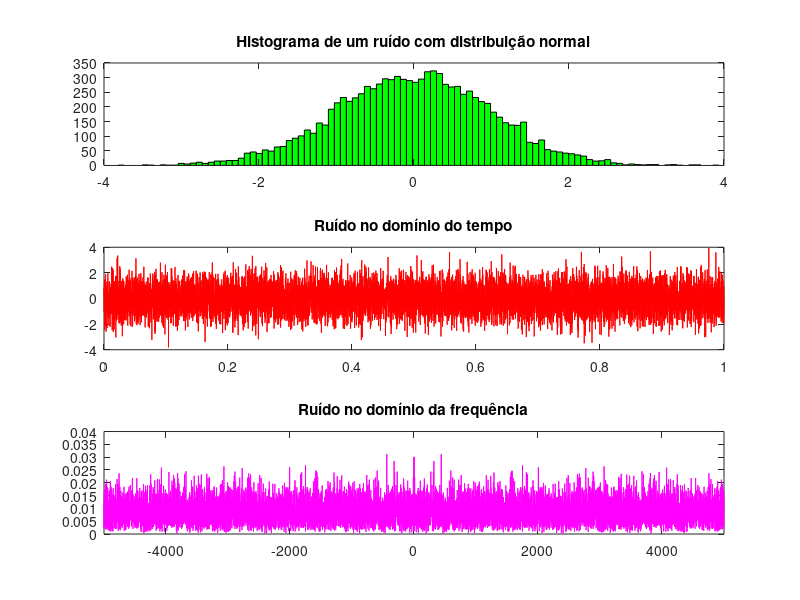
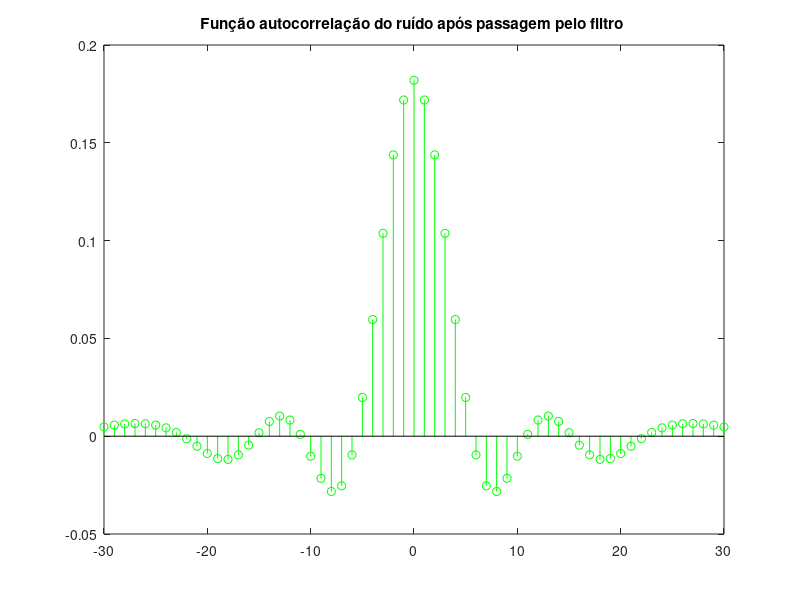
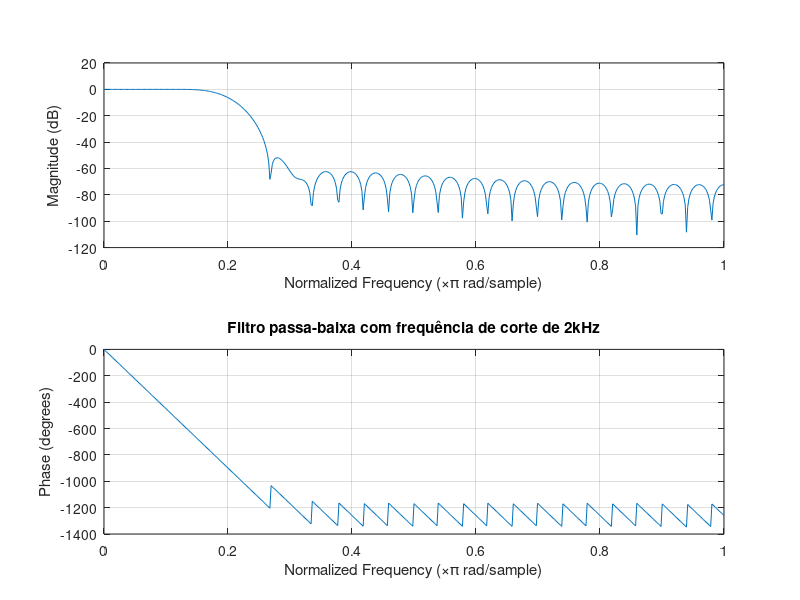
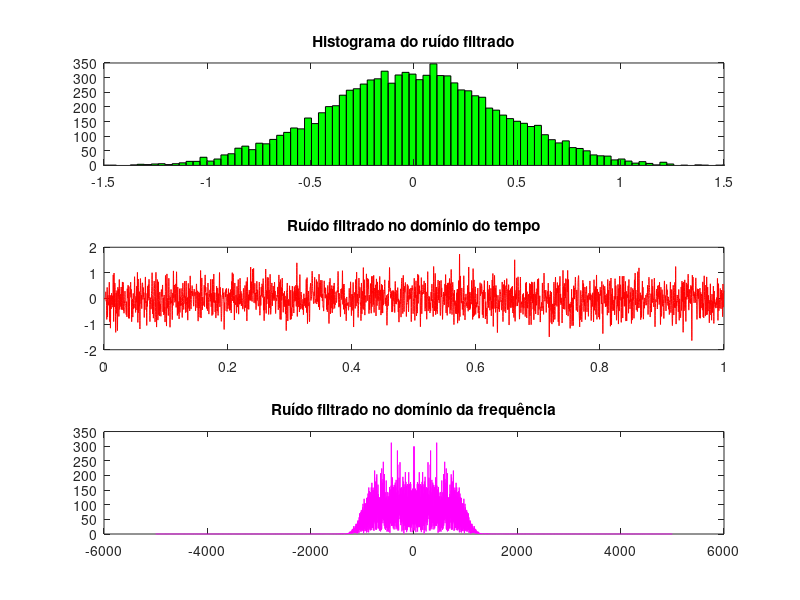

Write MATLAB code to recreate these figures, in order.
clear all
close all
clc

% Frequencia e periodo de amostragem
fs = 10e3;
Ts = 1/fs;

% Tempo final do sinal
tempo_final = 10000*Ts;

% Vetor tempo
t = 0:Ts:tempo_final-Ts;

% Vetor frequencia
f_passo =  1/tempo_final;
f = -fs/2:f_passo:(fs/2)-f_passo;   

% Ruido com distribuicao normal
ruido = randn(1,10000);

% Transformada de Fourier do ruido
TF_ruido = fftshift(fft(ruido));

% Graficos referentes ao ruido
figure(1)

subplot(311)
hist(ruido,100,'g');
xlim([-4 4])
title('Histograma de um ruído com distribuição normal')

subplot(312)
plot(t,ruido,'r')
title('Ruído no domínio do tempo')

subplot(313)
plot(f,abs(TF_ruido)/fs,'m')
xlim([-5000 5000])
title('Ruído no domínio da frequência')

% Autocorrelacao do ruido
[R, l] = xcorr(ruido, 30, 'biased');
figure(2)
stem(l,R,'g')
title('Função autocorrelação do ruído')

% Filtro passa-baixa (ordem 50 (ordem maior latencia maior), freq. normalizada)
filtro = fir1(50,(1000*2)/fs); 
figure(3)
freqz(filtro) % Resposta em freq.
title('Filtro passa-baixa com frequência de corte de 2kHz')

% Realizando a filtragem do filtro
ruido_filtro = filter(filtro,1,ruido);
RUIDO_filtro = fftshift(fft(ruido_filtro));

% Graficos do ruido apos o filtro
figure(4)

subplot(311)
hist(ruido_filtro, 100,'g')
xlim([-1.5 1.5])
title('Histograma do ruído filtrado')

subplot(312)
plot(t,ruido_filtro,'r')
title('Ruído filtrado no domínio do tempo')

subplot(313)
plot(f,abs(RUIDO_filtro),'m')
title('Ruído filtrado no domínio da frequência')

% Autocorrelacao do ruido
[R, l] = xcorr(ruido_filtro, 30, 'biased');
figure(2)
stem(l,R,'g')
title('Função autocorrelação do ruído após passagem pelo filtro ')
